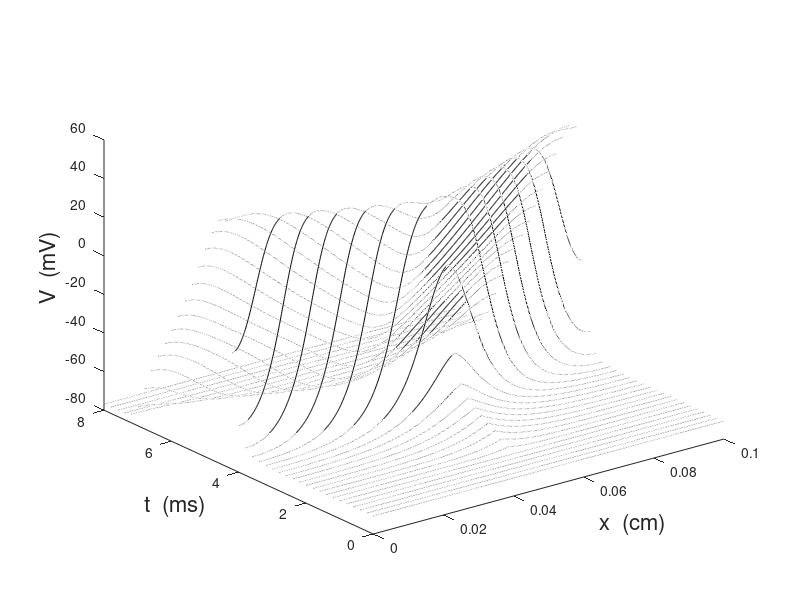
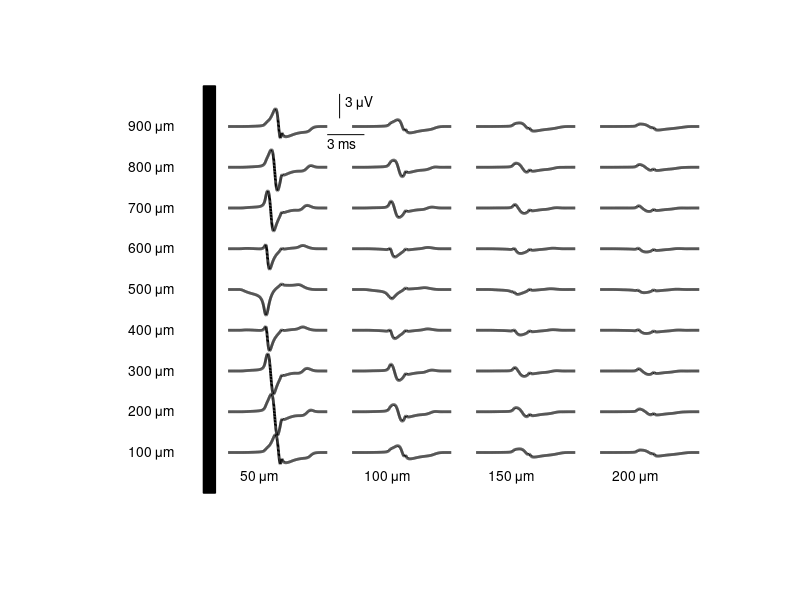
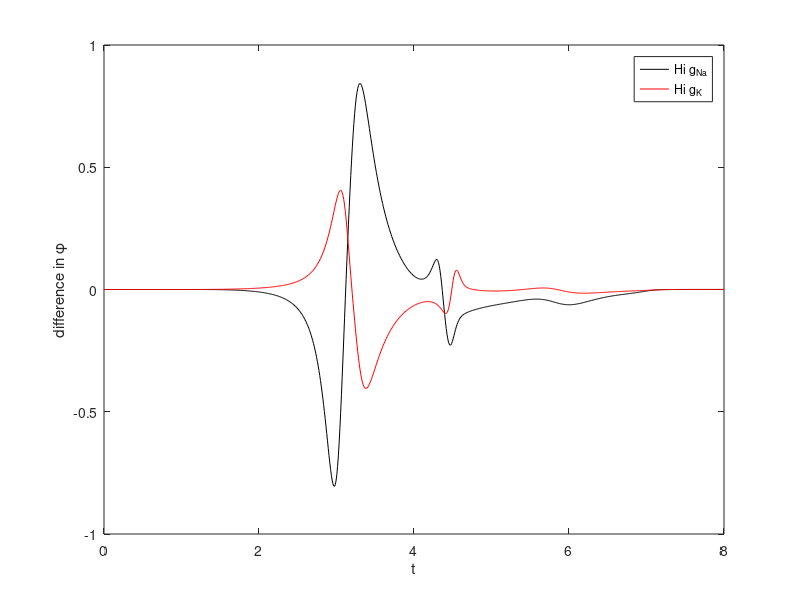

Source code (MATLAB) for these figures, in order:
% Solve for the extracellular potential in the neighborhood
% of an active cable, and examine the dependence on gK and gNa

function stEcabextra
close all
g = struct('K', 36, 'Na', 120, 'Cl', 0.3);
[t,phibase] = stEcabextrag(g);
g.K = 1.1*g.K;
[t,phiHiK] = stEcabextrag(g);
g.K = 36;
g.Na = 1.1*g.Na;
[t,phiHiNa] = stEcabextrag(g);
figure
plot(t,squeeze(phiHiNa(1,5,:)-phibase(1,5,:)),'k')
hold on
plot(t,squeeze(phiHiK(1,5,:)-phibase(1,5,:)),'r')
legend('Hi g_{Na}','Hi g_K')
hold off
xlabel('t')
ylabel('difference in \phi')

function [t,phi] = stEcabextrag(g)

cab = struct('rad',1e-4,'ell',1e-1,'dx',1e-4,'dt',0.01);
stim = struct('t1',1,'t2',2,'amp',2e-4,'loc',0.05,'Tfin',8);

pinc = 20;

Cm = 1;		% micro F / cm^2
R2 = 0.3; %0.034;		% k Ohm cm
dx = cab.dx;
dt = cab.dt;
Nx = cab.ell/dx;		% patch length
A = 2*pi*cab.rad*dx;		% patch surface area
x = dx/2:dx:cab.ell-dx/2;	% vector of patch midpoints

Nt = ceil(stim.Tfin/dt);

E = struct('K', -77, 'Na', 56, 'Cl', -68);

eloc = round(Nx*stim.loc/cab.ell);
Iapp = stim.amp/A;

e = ones(Nx,1);
B = spdiags([-e 2*e -e], -1:1, Nx, Nx)/dx/dx;
B(1,1) = 1/dx/dx;
B(Nx,Nx) = 1/dx/dx;
B = (cab.rad/2/R2)*B;
dB = diag(B);

options = optimset('Jacobian','on');
V = fsolve(@(V) Iss(V,E,g,B),-70*e,options);    % initial conditions

n = an(V)./(an(V)+bn(V)); 
m = am(V)./(am(V)+bm(V)); 
h = ah(V)./(ah(V)+bh(V)); 

t = 0;
if pinc > 0
   figure(1)
   plot3(x,t*ones(Nx,1),V,'k')
   hold on
end

I = zeros(Nx,1);
phi = zeros(4,9,Nt);
sig = 0.003; % S/cm % page 14 Magneto ref
ycenters = ((1:Nx)'-1/2)*cab.ell/Nx;

for j=2:Nt,

      t = (j-1)*dt;

      et = max(t-stim.t1,0);
      I(eloc) = Iapp.*et.*exp(1-et);
      %I(eloc) = Iapp.*(t-dt/2>stim.t1).*(t-dt/2<stim.t2);

      a = an(V);  c = (a+bn(V))/2;
      n = ( (1/dt-c).*n + a) ./ (1/dt + c); n4 = n.^4;

      a = am(V);  c = (a+bm(V))/2;
      m = ( (1/dt-c).*m + a) ./ (1/dt + c);

      a = ah(V);  c = (a+bh(V))/2;
      h = ( (1/dt-c).*h + a) ./ (1/dt + c); m3h = m.^3.*h;

      d = g.Na.*m3h + g.K.*n4 + g.Cl;

      f = g.Na.*m3h*E.Na + g.K.*n4*E.K + g.Cl.*E.Cl + I;

      B(1:Nx+1:end) = dB + d + 2*Cm/dt;         % update the diagonal

      Vmid = B\(2*Cm*V/dt + f);
      
      V = 2*Vmid - V;

      if mod(j,pinc) == 0
         plot3(x,t*ones(Nx,1),V,'k')
      end
  
      % collect the membrane currents

    INa = g.Na*m3h.*(V-E.Na);
    IK = g.K*n4.*(V-E.K);
    ICl = g.Cl*(V-E.Cl);
    ICap = 2*Cm*(V-Vmid)/dt;
    Imem = A*(INa + IK + ICl - I + ICap);
    for ix = 1:4
        xrec = 0.005*ix;
        for iy = 1:9
            yrec = 0.01*iy;
            dscale = 4*pi*sig*sqrt(xrec^2+(yrec-ycenters).^2);
            phi(ix,iy,j) = sum(Imem./dscale);
        end
    end

end

if pinc
   xlabel('x  (cm)','fontsize',16)
   ylabel('t  (ms)','fontsize',16)
   zlabel('V  (mV)','fontsize',16)
   hold off
end

t = linspace(0,stim.Tfin,Nt)';
tim = (1:Nt)*dt;
figure(2)

for ix=1:4, 
    for iy = 1:9, 
        plot(tim+(5/4)*(ix-1)*Nt*dt,squeeze(phi(ix,iy,:))+5*(iy-1),'k','linewidth',2)
        hold on
    end
end

X = [-2 -1 -1 -2];
Y = [-5 -5 45 45];
fill(X,Y,'k')   % draw cable
for j=1:9
    text(-8,(j-1)*5,[num2str(j*100) ' \mum']); % vertical labels
end
for j=1:4,
    text(1+(j-1)*10,-3,[num2str(50*j) ' \mum']) % horizontal labels
end

plot([8 11],[39 39],'k')
text(8,38,'3 ms')

plot([9 9],[41 44],'k')
text(9.5,43,'3 \muV')

hold off
axis off
box off
%axis tight

return

function [val, jac] = Iss(V,E,g,B)
Nx = length(V);
a = am(V); b = bm(V);
m = a./(a+b);
dm = (dam(V).*b - a.*dbm(V))./(a+b).^2;

a = ah(V); b = bh(V);
h = a./(a+b);
dh = (dah(V).*b - a.*dbh(V))./(a+b).^2;

a = an(V); b = bn(V);
n = a./(a+b);
dn = (dan(V).*b - a.*dbn(V))./(a+b).^2;

m3h = m.^3.*h;
n4 = n.^4;

val = B*V + g.Na.*m3h.*(V-E.Na) + g.K.*n4.*(V-E.K) + g.Cl.*(V-E.Cl);

dj = g.Na.*((3*dm.*m.^2.*h + m.^3.*dh).*(V-E.Na) + m3h) + ...
     g.K.*(4*dn.*n.^3.*(V-E.K) + n4) + g.Cl;
jac = B + spdiags(dj,0,Nx,Nx);

function val = an(v)
val = .01*(10-(v+71))./(exp(1-(v+71)/10)-1);

function val = dan(v)
tmp = exp(-(61+v)/10);
val = -( tmp.*(71+v) - 10 )./(tmp-1).^2/1000;

function val = bn(v)
val = .125*exp(-(v+71)/80);

function val = dbn(v)
val = -exp(-(v+71)/80)/640;

function val = am(v)
val = .1*(25-(v+71))./(exp(2.5-(v+71)/10)-1);

function val = dam(v)
tmp = exp(-(46+v)/10);
val = -( tmp.*(56+v) - 10 )./(tmp-1).^2/100;

function val = bm(v)
val = 4*exp(-(v+71)/18);

function val = dbm(v)
val = -(2/9)*exp(-(v+71)/18);

function val = ah(v)
val = 0.07*exp(-(v+71)/20);

function val = dah(v)
val = -(7/2000)*exp(-(v+71)/20);

function val = bh(v)
val = 1./(exp(3-(v+71)/10)+1);

function val = dbh(v)
tmp = exp(-(v+41)/10);
val = tmp./(tmp+1).^2/10;

